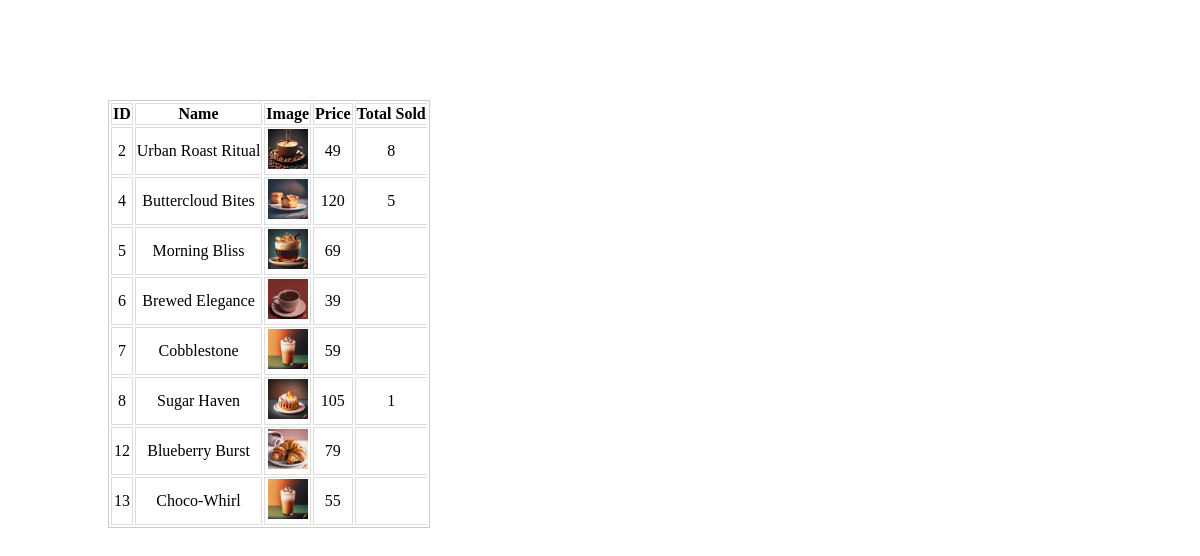
/admin/view_products.php, run on the app's committed database.
### tables this page shows
CREATE TABLE `products` (
  `product_id` int(11) NOT NULL,
  `product_title` varchar(100) NOT NULL,
  `product_description` varchar(255) NOT NULL,
  `product_keywords` varchar(255) NOT NULL,
  `category_id` int(11) NOT NULL,
  `product_image` varchar(255) NOT NULL,
  `product_price` varchar(100) NOT NULL,
  `date` timestamp NOT NULL DEFAULT current_timestamp() ON UPDATE current_timestamp(),
  `status` varchar(100) NOT NULL
);

### admin/view_products.php (the view, shortened to what this page needs)
<?php
    global $con;
?>
<!DOCTYPE html>
<html lang="en">
<head>
</head>
<body>
<div class="container">
        <table class="table custom-table">
            <thead class="thead-dark">
                <tr>
                    <th class='text-center'>ID</th>
                    <th class='text-center'>Name</th>
                    <th class='text-center'>Image</th>
                    <th class='text-center'>Price</th>
                    <th class='text-center'>Total Sold</th>
                </tr>
            </thead>
            <tbody>
                <?php
                    $get_products = "SELECT * FROM `products`";
                    $result = mysqli_query($con, $get_products);
                    while($row = mysqli_fetch_assoc($result)){
                        $prod_id = $row['product_id'];
                        $prod_name = $row['product_title'];
                        $prod_price = $row['product_price'];
                        $prod_image = $row['product_image'];
                        $get_total_sold = "SELECT SUM(quantity) AS total_sold FROM `total_product_sold` WHERE product_id = $prod_id";
                        $result_total_sold = mysqli_query($con, $get_total_sold);
                        $total_sold_row = mysqli_fetch_assoc($result_total_sold);
                        $total_sold = $total_sold_row['total_sold'];
                        echo"
                        <tr>
                            <td class='text-center'>$prod_id</td>
                            <td class='text-center'>$prod_name</td>
                            <td class='text-center'><img src='product_images/$prod_image' alt='$prod_name'></td>
                            <td class='text-center'>$prod_price</td>
                            <td class='text-center'>$total_sold</td>
                        </tr>";
                    }
                ?>
            </tbody>
        </table>
    </div>
</body>
</html>

### admin/view_products.php (style rules this page uses)
.custom-table { margin-top: 100px; border: 1px solid #ccc; margin-left: 100px; }
.custom-table th, .custom-table td { text-align: center; border: 1px solid #ddd; }
.custom-table th:last-child, .custom-table td:last-child { border-right: none; }
.custom-table tbody tr { border-bottom: 1px solid #ddd; }
.custom-table tbody tr:last-child { border-bottom: none; }
tbody img { width: 40px; height: 40px; }

### data on the page
products: product_id "2", product_title "Urban Roast Ritual", product_image (picture), product_price "49", total_sold "8"
products: product_id "4", product_title "Buttercloud Bites", product_image (picture), product_price "120", total_sold "5"
products: product_id "5", product_title "Morning Bliss", product_image (picture), product_price "69"
products: product_id "6", product_title "Brewed Elegance", product_image (picture), product_price "39"
products: product_id "7", product_title "Cobblestone", product_image (picture), product_price "59"
products: product_id "8", product_title "Sugar Haven", product_image (picture), product_price "105", total_sold "1"
products: product_id "12", product_title "Blueberry Burst", product_image (picture), product_price "79"
products: product_id "13", product_title "Choco-Whirl", product_image (picture), product_price "55"
